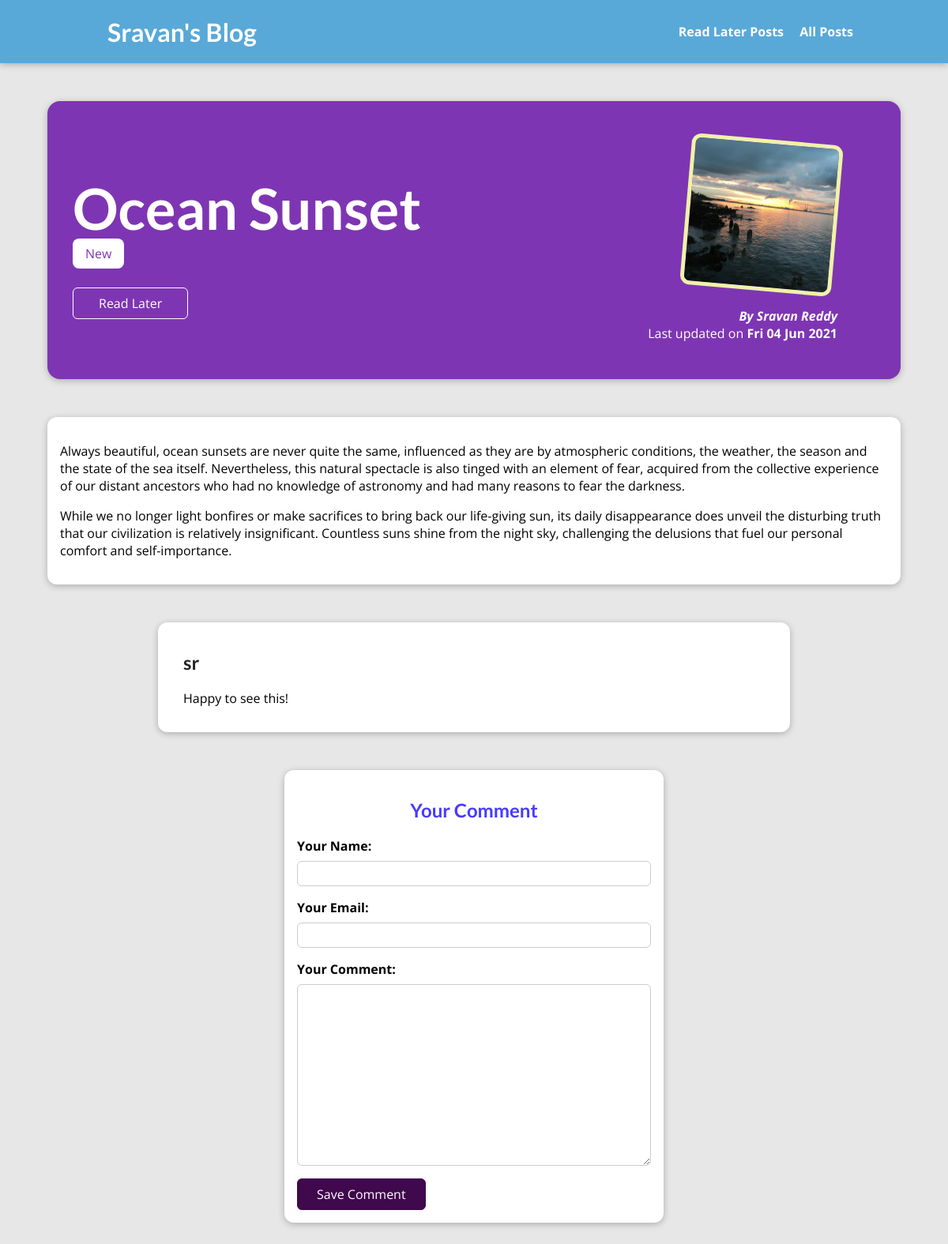
The page /blog/posts/sunset-at-the-ocean on the database its author committed.
### blog/models.py (models this page shows, shortened)
class Post(models.Model):
    title = models.CharField(max_length=100)
    excerpt = models.CharField(max_length=250)
    image = models.ImageField(upload_to="posts", null=True)
    date = models.DateField(auto_now=True)
    slug = models.SlugField(unique=True, db_index=True)
    content = models.TextField(validators=[MinLengthValidator(20)])
    author = models.ForeignKey(Author, on_delete=models.SET_NULL, null=True, related_name="posts")
    tags = models.ManyToManyField(Tag)

class Tag(models.Model):
    caption = models.CharField(max_length=20)

class Author(models.Model):
    first_name = models.CharField(max_length=50)
    last_name = models.CharField(max_length=50)
    email_address = models.EmailField()
    def full_name(self):
        return f"{ self.first_name } { self.last_name }"
    def __str__(self):
        return self.full_name()

class Comment(models.Model):
    user_name = models.CharField(max_length=100)
    user_email = models.EmailField()
    text = models.TextField(max_length=500)
    post = models.ForeignKey(Post, on_delete=models.CASCADE, related_name="comments")

### blog/views.py (the view, shortened to what this page needs)
# urls.py: path("posts/<slug:slug>", views.PostDetailView.as_view(), name="post-detail-page"),
class PostDetailView(View):
    def is_read_later_post(self, request, post_id):
        stored_posts = request.session.get("stored_posts")
        if stored_posts is not None:
            is_saved_for_later = post_id in stored_posts
        else:
            is_saved_for_later = False
        return is_saved_for_later
    def get(self, request, slug):
        post = Post.objects.get(slug=slug)
        context = {
            "post": post,
            "post_tags": post.tags.all(),
            "comment_form": CommentForm(),
            "comments": post.comments.all().order_by("-id"),
            "saved_for_later": self.is_read_later_post(request, post.id)
        }
        return render(request, "blog/post-detail.html", context)

### blog/forms.py
class CommentForm(forms.ModelForm):
    class Meta:
        model = Comment
        exclude = ["post"]
        labels = {
            "user_name": "Your Name",
            "user_email": "Your Email",
            "text": "Your Comment"
        }

### blog/templates/blog/post-detail.html (shortened to what this page needs)
{% extends "base.html" %}
{% load static %}
{% block css_files %}
    <link rel="stylesheet" href="{% static "blog/post-detail.css" %}" />
{% endblock %}
{% block content %}
    <section id="summary">
        <h2>{{ post.title }}</h2>
        <div>
            {% for tag in post_tags %}
                <span class="tag">{{ tag.caption }}</span>
            {% endfor %}
        </div>
        <div id="read-later">
            <form action="{% url "read-later" %}" method="POST">
                <button>
                    {% if saved_for_later %}
                        Remove from "Read Later" List
                    {% else %}
                        Read Later
                    {% endif %}
                </button>
            </form>
        </div>
        <article>
            <img src="{{ post.image.url }}" alt="{{ post.title }}" />
            <address>By <a href="mailto:{{ post.author.email_address }}">{{ post.author }}</a></address>
            <div>
                Last updated on <time>{{ post.date|date:"D d M Y"}}</time>
            </div>
        </article>
    </section>
    <main>
        {{ post.content|linebreaks }}
    </main>
    <section id="comments">
        <ul>
            {% for comment in comments %}
                <li>
                    <h2>{{ comment.user_name }}</h2>
                    <p>{{ comment.text|linebreaks }}</p>
                </li>
            {% endfor %}
        </ul>
    </section>
    <section id="comment-form">
        <h2>Your Comment</h2>
        <form action="{% url "post-detail-page" post.slug %}" method="POST">
            {% for form_field in comment_form %}
                <div class="form-control {% if form_field.errors %}invalid{% endif %}">
                    {{ form_field.label_tag }}
                    {{ form_field }}
                </div>
            {% endfor %}
            <button>Save Comment</button>
        </form>
    </section>
{% endblock %}

### static/app.css (style rules this page uses)
* { box-sizing: border-box; }
html { font-family: 'Open Sans', 'Lato', sans-serif; }
body { margin: 0; }
h1, h2, h3 { font-family: 'Lato', sans-serif; font-weight: bold; }

### blog/static/blog/post-detail.css (style rules this page uses)
body { background-color: #e7e7e7; }
#summary { margin: 8rem auto 3rem auto; padding: 2rem; width: 90%; max-width: 90rem; border-radius: 16px; background-color: #7e35b3; position: relative; box-shadow: 0 2px 8px rgba(0, 0, 0, 0.25); height: 22rem; }
#summary h2 { color: white; font-size: 4.5rem; margin-bottom: 0.25rem; }
#summary article { position: absolute; top: 2rem; right: 3rem; padding: 1rem 2rem; border-radius: 12rem; text-align: right; color: white; }
#summary article img { width: 12rem; height: 12rem; border: 5px solid #eef3a6; border-radius: 12px; transform: rotateZ(5deg); margin-bottom: 1rem; }
#summary address { font-weight: bold; }
#summary a { color: white; text-decoration: none; }
#summary time { font-weight: bold; }
#read-later { margin: 2rem 0; }
#read-later button { background-color: transparent; border: 1px solid white; border-radius: 6px; padding: 0.5rem 2rem; font: inherit; color: white; cursor: pointer; }
main { width: 90%; max-width: 90rem; margin: 3rem auto; background-color: white; padding: 1rem; border-radius: 12px; box-shadow: 0 2px 8px rgba(0, 0, 0, 0.25); }
.tag { background-color: white; color: #7e35b3; padding: 0.5rem 1rem; border-radius: 8px; }
#comment-form { margin: 3rem auto; width: 90%; max-width: 30rem; border-radius: 12px; background-color: white; box-shadow: 0 2px 8px rgba(0, 0, 0, 0.25); padding: 1rem; }
#comment-form h2 { text-align: center; color: #473aff; }
#comment-form button { font: inherit; background-color: #40084d; color: white; border: 1px solid #40084d; padding: 0.5rem 1.5rem; border-radius: 6px; cursor: pointer; }
.form-control { margin-bottom: 1rem; }
.form-control label { font-weight: bold; margin-bottom: 0.5rem; display: block; }
.form-control input, .form-control textarea { display: block; width: 100%; font: inherit; padding: 0.25rem; border-radius: 6px; border: 1px solid #ccc; }
#comments { margin: 3rem auto; width: 90%; max-width: 50rem; border-radius: 12px; background-color: white; box-shadow: 0 2px 8px rgba(0, 0, 0, 0.25); padding: 1rem 2rem; }
#comments ul { list-style: none; margin: 0; padding: 0; }
#comments li { margin-bottom: 1rem; border-bottom: 2px solid #ccc; }
#comments li:last-of-type { border-bottom: none; }
#comments h2 { color: #252525; }

### rows shown on the page
Post: title "Ocean Sunset", image (picture), author "Sravan Reddy", date "Fri 04 Jun 2021", content "Always beautiful, ocean sunsets are never quite the same, influenced as they are by atmospheric conditions, the weather, the season and the state of the sea itself. Nevertheless, this natural spectacle is also tinged with an element of fear, acquired from the collective experience of our distant ancestors who had no knowledge of astronomy and had many reasons to fear the darkness. While we no longer light bonfires or make sacrifices to bring back our life-giving sun, its daily disappearance does unveil the disturbing truth that our civilization is relatively insignificant. Countless suns shine from the night sky, challenging the delusions that fuel our personal comfort and self-importance."
Tag: caption "New"
Comment: user_name "sr", text "Happy to see this!"
